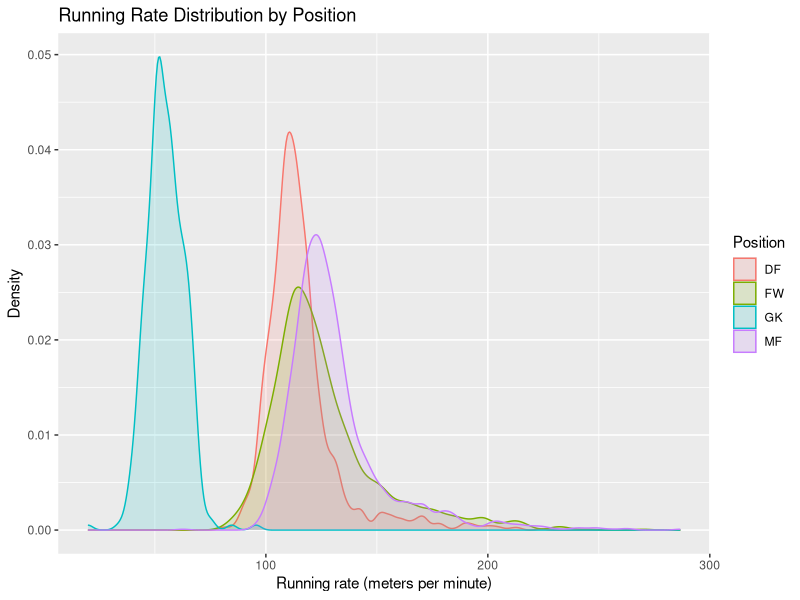
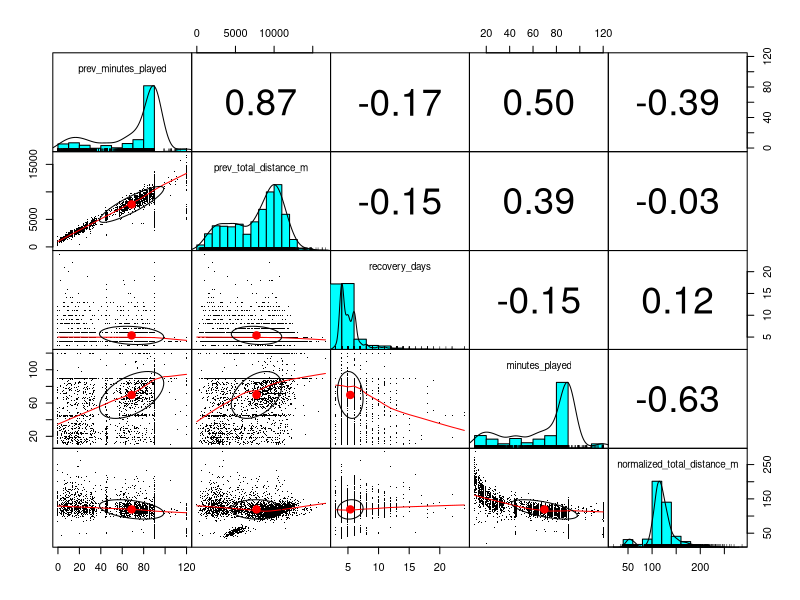
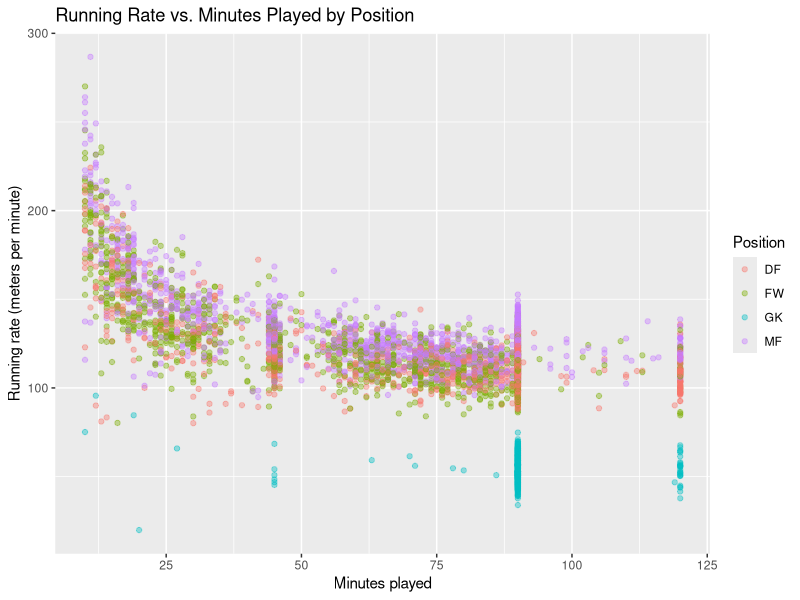
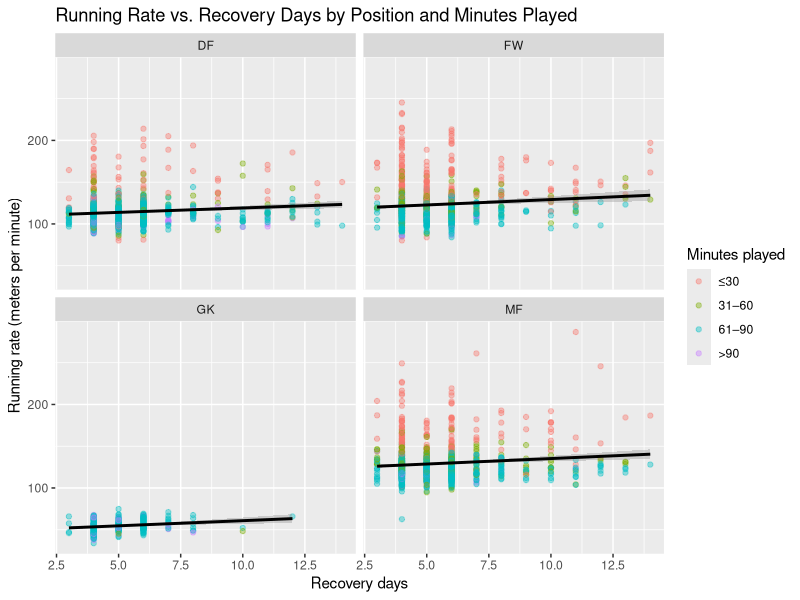
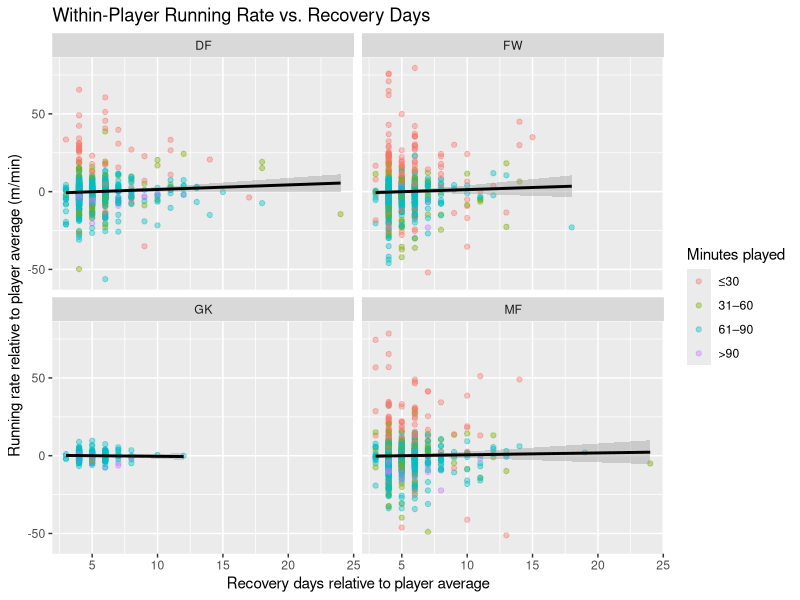
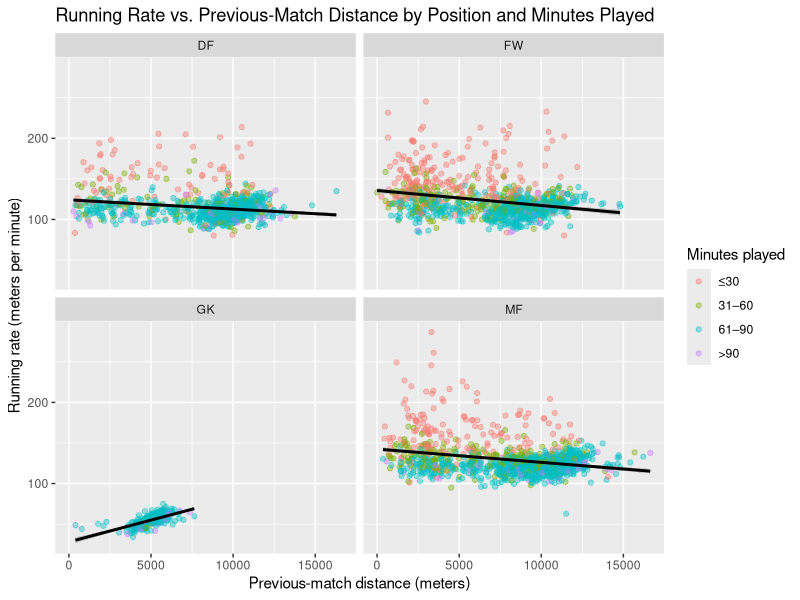
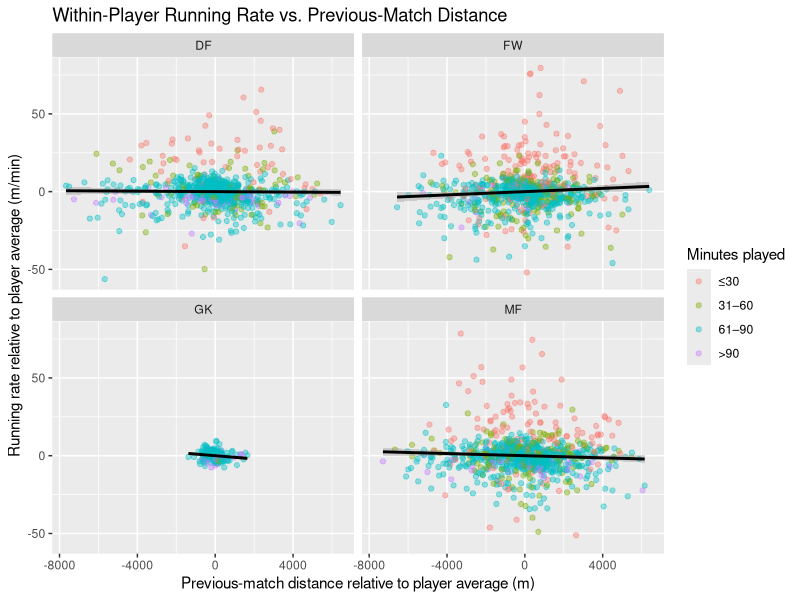

Here is the R script that generated these plots, in order:
## ---- chunk 1
knitr::opts_chunk$set(echo = TRUE)
## ---- chunk 2
library(dplyr)
library(ggplot2)
library(psych)
library(scales)
library(splines)
library(lme4)
library(lmerTest)
## ---- chunk 3
# Load raw data
df <- read.csv("raw_data.csv")
nrow(df)
## ---- chunk 4
# Variables whose previous-match values we want to retain
prev_vars <- c(
  "minutes_played",
  "total_distance_m",
  "zone1_distance_m",
  "zone2_distance_m",
  "zone3_distance_m",
  "zone4_distance_m",
  "zone5_distance_m",
  "top_speed_kmh"
)

# Add previous-match information
df <- df %>%
  mutate(
    # Convert match_date to Date
    match_date = as.Date(match_date)
  ) %>%
  
  # Put each player's appearances in chronological order
  arrange(
    tournament_year,
    player_tournament_id,
    match_date,
    fifa_match_number
  ) %>%

  # Previous matches must be computed separately within each tournament/player
  group_by(tournament_year, player_tournament_id) %>%

  mutate(
    # Match metadata from previous appearance
    prev_match_id = lag(match_id),
    prev_match_date = lag(match_date),

    # Days since previous appearance
    recovery_days = as.integer(match_date - prev_match_date),

    # Previous-match physical statistics
    across(
      all_of(prev_vars),
      lag,
      .names = "prev_{.col}"
    )
  ) %>%

  ungroup()
## ---- chunk 5
df <- df %>%
  # Filter out rows where player played less than 10 minutes
  filter(
    !(is.na(minutes_played) | minutes_played < 10)
  ) %>%
  
  # Normalize distance statistics by minutes played
  mutate(
    normalized_total_distance_m = total_distance_m / minutes_played,
    normalized_zone1_distance_m = zone1_distance_m / minutes_played,
    normalized_zone2_distance_m = zone2_distance_m / minutes_played,
    normalized_zone3_distance_m = zone3_distance_m / minutes_played,
    normalized_zone4_distance_m = zone4_distance_m / minutes_played,
    normalized_zone5_distance_m = zone5_distance_m / minutes_played,
  )

nrow(df)
## ---- chunk 6
head(df)
str(df)
## ---- chunk 7
# Running Rate Distribution by Position
df %>%
  ggplot(aes(
    x = normalized_total_distance_m,
    color = position,
    fill = position
  )) +
  geom_density(alpha = 0.15) +
  labs(
    title = "Running Rate Distribution by Position",
    x = "Running rate (meters per minute)",
    y = "Density",
    color = "Position",
    fill = "Position"
  )
## ---- chunk 8
pairs.panels(df[, c(
  "prev_minutes_played",
  "prev_total_distance_m",
  "recovery_days",
  "minutes_played",
  "normalized_total_distance_m"
)], gap = 0, pch = ".")
## ---- chunk 9
# Running Rate vs. Minutes Played by Position
df %>%
  ggplot(aes(
    x = minutes_played,
    y = normalized_total_distance_m,
    color = position
  )) +
  geom_point(alpha = 0.4) +
  labs(
    title = "Running Rate vs. Minutes Played by Position",
    x = "Minutes played",
    y = "Running rate (meters per minute)",
    color = "Position"
  )
## ---- chunk 10
# Ignore GK and combine all other positions, facet by minutes played bins (adjust bins)

# Running Rate vs. Recovery Days by Position and Minutes Played
df %>%
  filter(!is.na(recovery_days)) %>%
  filter(recovery_days < 15) %>%
  mutate(
    minutes_bin = cut(
      minutes_played,
      breaks = c(0, 30, 60, 90, Inf),
      labels = c("≤30", "31–60", "61–90", ">90")
    )
  ) %>%
  ggplot(aes(
    x = recovery_days,
    y = normalized_total_distance_m,
    color = minutes_bin
  )) +
  geom_point(alpha = 0.4) +
  geom_smooth(aes(group = 1), method = "lm", color = "black") +
  facet_wrap(~position) +
  labs(
    title = "Running Rate vs. Recovery Days by Position and Minutes Played",
    x = "Recovery days",
    y = "Running rate (meters per minute)",
    color = "Minutes played"
  )
## ---- chunk 11
# Don't mean center recover days

# Within-Player Running Rate vs. Recovery Days
df %>%
  filter(!is.na(recovery_days)) %>%
  group_by(player_tournament_id) %>%
  filter(n() >= 2) %>%
  mutate(
    recovery_dev = recovery_days,
    running_rate_dev = normalized_total_distance_m - mean(normalized_total_distance_m)
  ) %>%
  ungroup() %>%
  mutate(
    minutes_bin = cut(
      minutes_played,
      breaks = c(0, 30, 60, 90, Inf),
      labels = c("≤30", "31–60", "61–90", ">90")
    )
  ) %>%
  ggplot(aes(
    x = recovery_dev,
    y = running_rate_dev,
    color = minutes_bin
  )) +
  geom_point(alpha = 0.4) +
  geom_smooth(aes(group = 1), method = "lm", color = "black") +
  facet_wrap(~position) +
  labs(
    title = "Within-Player Running Rate vs. Recovery Days",
    x = "Recovery days relative to player average",
    y = "Running rate relative to player average (m/min)",
    color = "Minutes played"
  )
## ---- chunk 12
# Running Rate vs. Previous-Match Distance by Position and Minutes Played
df %>%
  filter(!is.na(prev_total_distance_m)) %>%
  mutate(
    minutes_bin = cut(
      minutes_played,
      breaks = c(0, 30, 60, 90, Inf),
      labels = c("≤30", "31–60", "61–90", ">90")
    )
  ) %>%
  ggplot(aes(
    x = prev_total_distance_m,
    y = normalized_total_distance_m,
    color = minutes_bin
  )) +
  geom_point(alpha = 0.4) +
  geom_smooth(aes(group = 1), method = "lm", color = "black") +
  facet_wrap(~position) +
  labs(
    title = "Running Rate vs. Previous-Match Distance by Position and Minutes Played",
    x = "Previous-match distance (meters)",
    y = "Running rate (meters per minute)",
    color = "Minutes played"
  )
## ---- chunk 13
# Within-Player Running Rate vs. Previous-Match Distance
df %>%
  filter(!is.na(prev_total_distance_m)) %>%
  group_by(player_tournament_id) %>%
  filter(n() >= 2) %>%
  mutate(
    prev_distance_dev = prev_total_distance_m - mean(prev_total_distance_m),
    running_rate_dev = normalized_total_distance_m - mean(normalized_total_distance_m)
  ) %>%
  ungroup() %>%
  mutate(
    minutes_bin = cut(
      minutes_played,
      breaks = c(0, 30, 60, 90, Inf),
      labels = c("≤30", "31–60", "61–90", ">90")
    )
  ) %>%
  ggplot(aes(
    x = prev_distance_dev,
    y = running_rate_dev,
    color = minutes_bin
  )) +
  geom_point(alpha = 0.4) +
  geom_smooth(aes(group = 1), method = "lm", color = "black") +
  facet_wrap(~position) +
  labs(
    title = "Within-Player Running Rate vs. Previous-Match Distance",
    x = "Previous-match distance relative to player average (m)",
    y = "Running rate relative to player average (m/min)",
    color = "Minutes played"
  )
## ---- chunk 14
# Ignore rows corresponding to first game at the tournament for a player (missing previous game data)
df_filtered <- df %>% filter(!is.na(recovery_days))
## ---- chunk 15
# normalized_total_distance_m ~ 1 + recovery_days + position
fit1 <- lm(normalized_total_distance_m ~
             recovery_days +
             position,
           data = df_filtered)
summary(fit1)
## ---- chunk 16
# Fix position and recovery days and plot fitted values to see spline curve

# Add ns(minutes_played, df=4)
fit2 <- lm(normalized_total_distance_m ~
             recovery_days +
             position +
             ns(minutes_played, df=4),
           data = df_filtered)
summary(fit2)
## ---- chunk 17
# Add prev_total_distance_m
fit3 <- lm(normalized_total_distance_m ~
             recovery_days +
             position +
             prev_total_distance_m +
             ns(minutes_played, df=4),
           data = df_filtered)
summary(fit3)
## ---- chunk 18
# Add random_effect(team_tournament_id)
fit4 <- lmer(normalized_total_distance_m ~
               recovery_days +
               position +
               prev_total_distance_m +
               ns(minutes_played, df=4) +
               (1 | team_tournament_id),
             data = df_filtered)
summary(fit4)
## ---- chunk 19
# Add random_effect(player_tournament_id)
fit5 <- lmer(normalized_total_distance_m ~
               recovery_days +
               position +
               prev_total_distance_m +
               ns(minutes_played, df=4) +
               (1 | team_tournament_id) +
               (1 | player_tournament_id),
             data = df_filtered)
summary(fit5)
## ---- chunk 20
# Show top/bottom entries of random intercepts
# Dot and whisker plots by position

# Look at data to see which soccer outcome we can link to (# of pressures)
